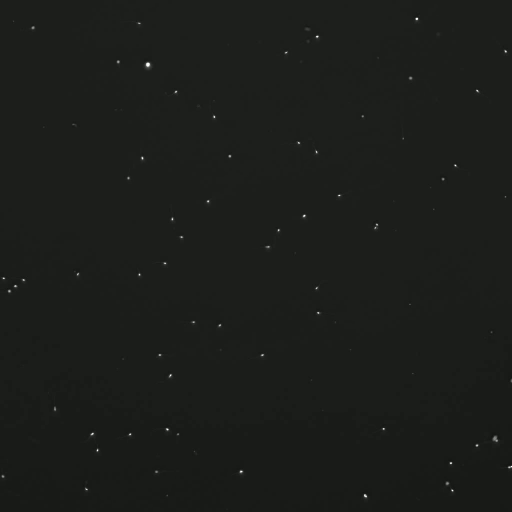
#> input picture frame 26 of UnifiedFramework/SchmidtDataset/video_P003_crossovers.mp4, 1024 x 1024 px, given in place of boxchart1.jpg.mp4, which was not available (shown at 1/2 size)
$ jupyter execute extract_VISEM.ipynb   (text cells are left out)
#> lines starting #> are read from the running program, lines starting #| are printed output that depends on the picture
### UnifiedFramework/utils.py
import numpy as np
import cv2 as cv
from scipy.optimize import linear_sum_assignment

import argparse
from tqdm import tqdm, trange

import pandas as pd

import ast

# [42 lines left out: functions loadVideo, saveVideo, loadDataFrame, not called in this run]

def saveDataFrame(df, filename):
    df.to_csv(filename, index=False)

# [92 lines left out: functions generateRandomColors, medianFilter, positivePhaseFilter, dropDuplicates, interpolateTracks, not called in this run]

### UnifiedFramework/extract_VISEM.ipynb
[cell 1]
import numpy as np
import matplotlib.pyplot as plt
import cv2

import tracker
import stats
import visualizer
import utils

import importlib

import os

[cell 2]
# Get Data
data_folder = "../VISEM-Tracking/VISEM_Tracking_Train_v4/Train/"

folder_nums = os.listdir(data_folder)

if ".DS_Store" in folder_nums:
    folder_nums.remove(".DS_Store")

print(folder_nums)

videofile = data_folder + folder_nums[0] + "/" + folder_nums[0] + ".mp4"

[cell 3]
# Visualize the input
cap = cv2.VideoCapture(videofile)

# Get the first frame
ret, frame = cap.read()
#> frame is the input picture: shape (1024, 1024, 3); mean B, G, R 26.5, 29.5, 27.5

frame = cv2.cvtColor(frame, cv2.COLOR_BGR2GRAY)
#> frame: shape (1024, 1024)

frame = utils.medianFilter(frame)
#> in medianFilter, `med = np.median(frames, axis=0)`: med = 1024 values, max 29 at index 26, min 28 at index 0, mean 28.92
#> in medianFilter, `frames = np.abs(frames - med)`:
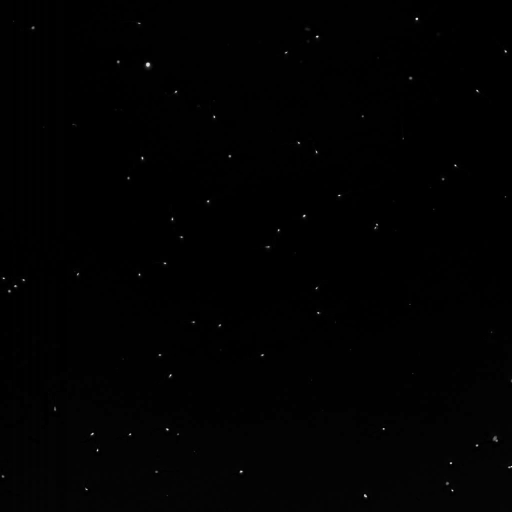
#> frames: shape (1024, 1024) float32 (shown at 1/2 size); min 0, max 226, mean 1.3

plt.imshow(frame, cmap='gray')

[cell 4]
importlib.reload(tracker)
importlib.reload(utils)

frames = utils.loadVideo(videofile,as_gray=True)
frames = utils.medianFilter(frames)
f = tracker.determineCentroids(frames)
t = tracker.trackCentroids(f)

print(t.head())

[cell 5]
importlib.reload(tracker)

compute_segments = False
if compute_segments:
    final = tracker.segmentCells(frames, t)
else:
    final = t

print(final.head())

[cell 6]
#utils.saveDataFrame(final, videofile.split('.')[0] + '.csv')
print(videofile.split('.')[0] + '.csv')

[cell 7]
importlib.reload(stats)

final = stats.computeAllStats(final)
stats.plotAllStats(final)

print(final.head())

[cell 8]
#utils.saveDataFrame(final, videofile.split('.')[0] + '.csv')

[cell 9]
importlib.reload(visualizer)

visualizer.runVisualization(videofile, final, visualization="flow")

[cell 10]
import pandas as pd

# Get Data
data_folder = "../VISEM-Tracking/VISEM_Tracking_Train_v4/Train/"

folder_nums = os.listdir(data_folder)

if ".DS_Store" in folder_nums:
    folder_nums.remove(".DS_Store")

folder_num = folder_nums[0]
videofile = data_folder + folder_num + "/" + folder_num + ".mp4"
images_folder = data_folder + folder_num + "/images/"
labels_folder = data_folder + folder_num + "/labels_ftid/"

frame_num = 0
image_fn = folder_num + "_frame_" + str(frame_num) + ".jpg"

image = cv2.imread(images_folder + image_fn)
#plt.imshow(image)
#plt.show()

data_txt_fn = folder_num + "_frame_" + str(frame_num) + "_with_ftid.txt"

# Convert space separated txt to pandas
df = pd.read_csv(labels_folder + data_txt_fn, sep=" ", header=None)
df.columns = ["ftid", "type", "x", "y", "bbox_w", "bbox_h"]
print(df.head())

# Plot bounding boxes
res_h, res_w = image.shape[:2]

for i in range(len(df)):
    x = int(df.iloc[i]["x"] * res_w)
    y = int(df.iloc[i]["y"] * res_h)
    w = int(df.iloc[i]["bbox_w"] * res_w)//2
    h = int(df.iloc[i]["bbox_h"] * res_h)//2
    cv2.rectangle(image, (x-w, y-h), (x + w, y + h), (0, 255, 0), 5)
plt.imshow(image)
plt.show()


# Get the first frame
#with frame_num = 0:
#    image = cv2.imread(images_folder + str(frame_num) + ".png")

[cell 11]
import pandas as pd
from tqdm import tqdm, trange

# Get Data
data_folder = "../VISEM-Tracking/VISEM_Tracking_Train_v4/Train/"

folder_nums = os.listdir(data_folder)

if ".DS_Store" in folder_nums:
    folder_nums.remove(".DS_Store")

folder_nums = sorted(folder_nums)

print(folder_nums)

for folder_num in ["11"]:
#for folder_num in folder_nums:
    videofile = data_folder + folder_num + "/" + folder_num + ".mp4"
    images_folder = data_folder + folder_num + "/images/"
    labels_folder = data_folder + folder_num + "/labels_ftid/"

    # Load one image to get the size
    images = os.listdir(images_folder)
    image_fn = images[0]
    image = cv2.imread(images_folder + image_fn)
    res_h, res_w = image.shape[:2]

    num_frames = len(os.listdir(labels_folder))

    final = pd.DataFrame()
    #final.columns = ["ftid", "type", "x", "y", "bbox_w", "bbox_h"]

    # Loop through all frames
    for frame_num in trange(0,num_frames):
        data_txt_fn = folder_num + "_frame_" + str(frame_num) + "_with_ftid.txt"

        # Convert space separated txt to pandas
        df = pd.read_csv(labels_folder + data_txt_fn, sep=" ", header=None)
        df.columns = ["sperm", "type", "x", "y", "bbox_w", "bbox_h"]

        # Add frame number
        df["frame"] = int(frame_num)

        final = pd.concat([final, df], ignore_index=True)

    # Convert x, y, bbox_w, bbox_h to int
    final["x"] = (final["x"] * res_w).astype(int)
    final["y"] = (final["y"] * res_h).astype(int)
    final["bbox_w"] = (final["bbox_w"] * res_w/2).astype(int)
    final["bbox_h"] = (final["bbox_h"] * res_h/2).astype(int)

    # Convert ftid to int via a lookup table
    ftid_lookup = final["sperm"].unique()
    ftid_lookup = {ftid: i for i, ftid in enumerate(ftid_lookup)}
    final["sperm"] = final["sperm"].map(ftid_lookup)
    final["type"] = final["type"].astype(int)
    final["sperm"] = final["sperm"].astype(int)

    # Save the final dataframe
    final.to_csv(data_folder + folder_num + "/" + folder_num + ".csv", index=False)

[cell 12]
importlib.reload(visualizer)
import pandas as pd

videofile = "VISEM_Simple_Dataset/13.mp4"
final = pd.read_csv("VISEM_Simple_Dataset/13_labels.csv")

visualizer.runVisualization(videofile, final, visualization="flow")


$ run again, starting later in the video
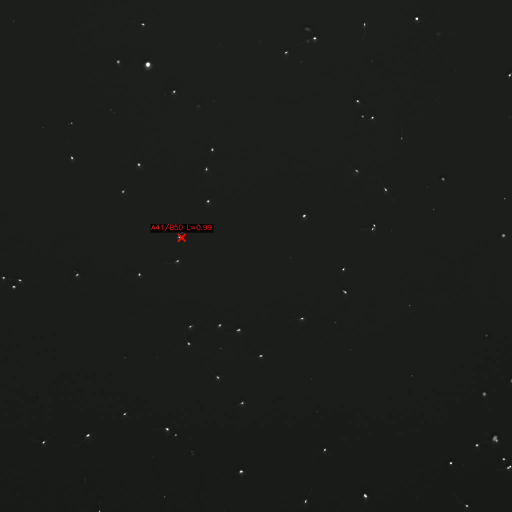
#> input picture frame 120 of UnifiedFramework/SchmidtDataset/video_P003_crossovers.mp4, 1024 x 1024 px, given in place of boxchart1.jpg.mp4, which was not available (shown at 1/2 size)
#> frame is the input picture: shape (1024, 1024, 3); mean B, G, R 26.5, 29.4, 27.6
#> frame: shape (1024, 1024)
#> med = 1024 values, max 29 at index 34, min 28 at index 0, mean 28.89
#> in medianFilter, `frames = np.abs(frames - med)`:
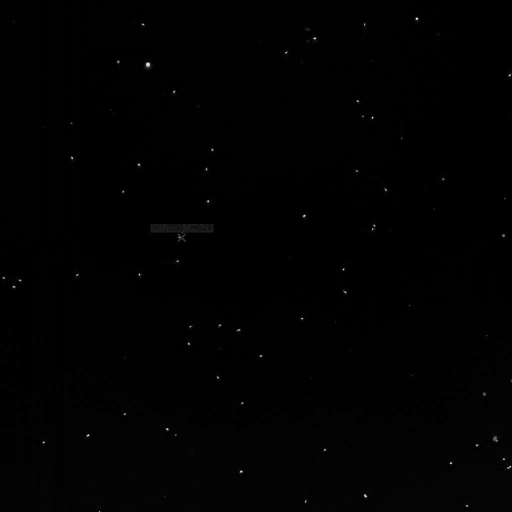
#> frames: shape (1024, 1024) float32 (shown at 1/2 size); min 0, max 226, mean 1.3
